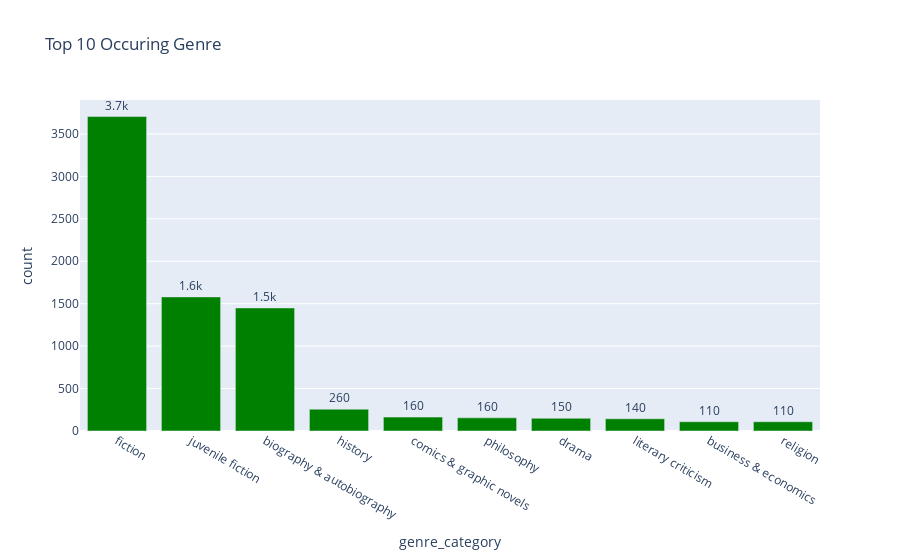

Here is the notebook cell this chart was saved with:
### Code cell
g = pd.DataFrame(df_da['genre_category'].value_counts()).reset_index()
g = g.head(10)
fig3 = px.bar(g, y='count', x='genre_category', text_auto='.2s', title="Top 10 Occuring Genre")
fig3.update_xaxes(nticks=38)
fig3.update_traces(textfont_size=12, textangle=0, textposition="outside", marker_color='green', cliponaxis=False)
fig3.show()

### Figure 1 — Plotly figure (JSON) as saved in the notebook; plotly's stock layout.template omitted (floating-point values rounded to 4 significant figures)
{"data": [{"alignmentgroup": "True", "cliponaxis": false, "hovertemplate": "genre_category=%{x}<br>count=%{y}<extra></extra>", "legendgroup": "", "marker": {"color": "green", "pattern": {"shape": ""}}, "name": "", "offsetgroup": "", "orientation": "v", "showlegend": false, "textangle": 0, "textfont": {"size": 12}, "textposition": "outside", "texttemplate": "%{y:.2s}", "type": "bar", "x": ["fiction", "juvenile fiction", "biography & autobiography", "history", "comics & graphic novels", "philosophy", "drama", "literary criticism", "business & economics", "religion"], "xaxis": "x", "y": [3705, 1580, 1450, 257, 164, 155, 150, 144, 109, 109], "yaxis": "y"}], "layout": {"barmode": "relative", "legend": {"tracegroupgap": 0}, "title": {"text": "Top 10 Occuring Genre"}, "xaxis": {"anchor": "y", "domain": [0, 1], "nticks": 38, "title": {"text": "genre_category"}}, "yaxis": {"anchor": "x", "domain": [0, 1], "title": {"text": "count"}}}}
